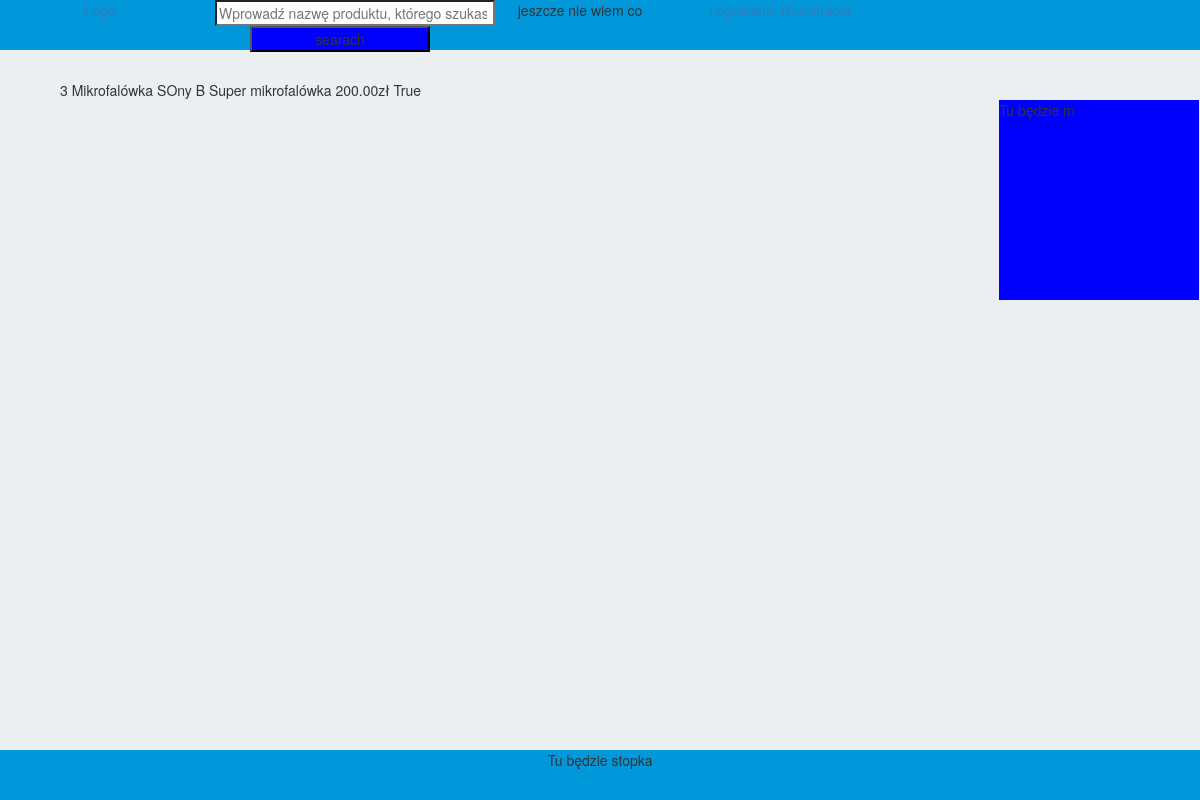
/products/3, run on an earlier commit of the app's database.
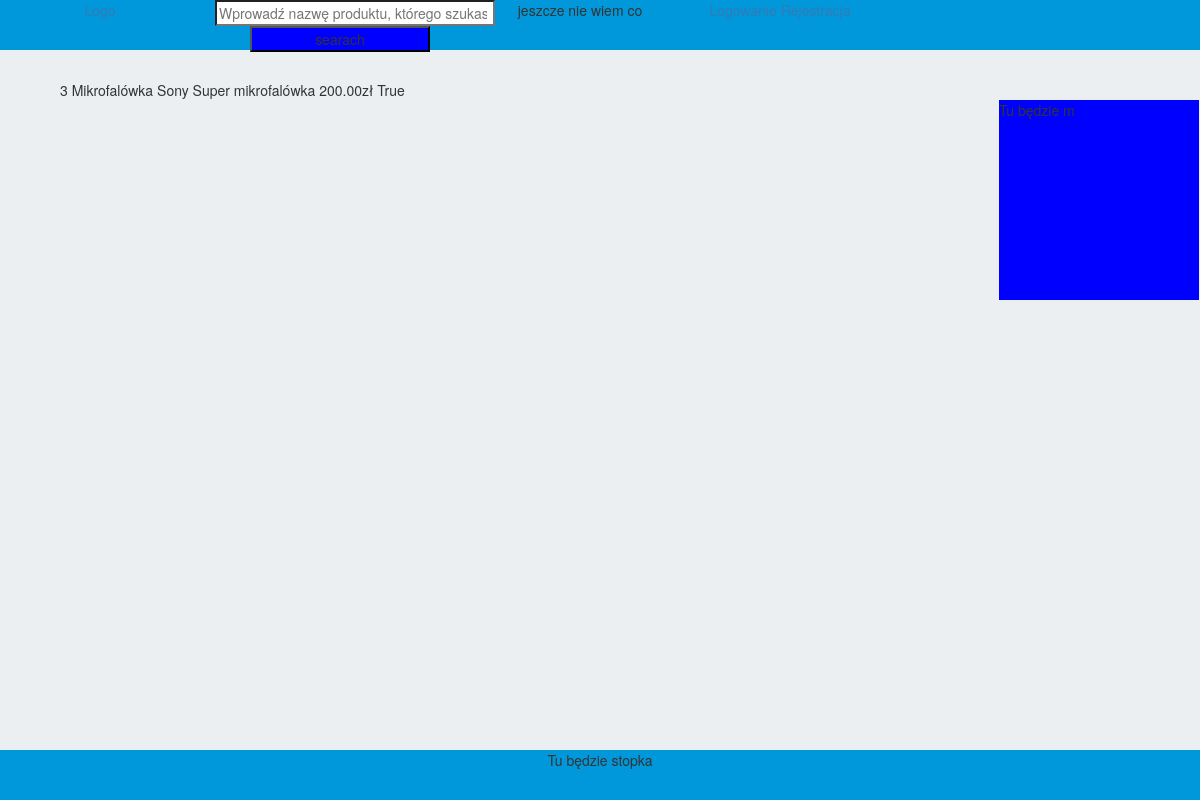
And on a later commit of the database.
### products/models.py (models this page shows, shortened)
class Product(models.Model):
    name = models.CharField(max_length=200, verbose_name='Nazwa produktu')
    description = models.CharField(max_length=4000, verbose_name='Opis', blank=True, null=True)
    product_category = models.ForeignKey(Category, on_delete=models.SET_NULL, null=True, blank=True, verbose_name='Kategoria produktu')
    price = models.DecimalField(decimal_places=2, max_digits=10, verbose_name='Cena')
    stock = models.PositiveIntegerField(default=0, verbose_name='Dostępna ilość')
    created = models.DateTimeField(auto_now_add=True)
    update = models.DateTimeField(auto_now=True)
    available = models.BooleanField(default=False)
    seller = models.ForeignKey(Seller, on_delete=models.CASCADE, null=False, blank=False, verbose_name='Sprzedawca')
    class Meta:
        verbose_name = 'Produkt'
        verbose_name_plural = 'Produkty'

### products/views.py (the view)
# urls.py: path('<int:product_id>', views.product_detail, name='product_detail'),
def product_detail(request, product_id):
    namep = get_object_or_404(Product, id = product_id)
    images   = ProductImages.objects.filter(product=product_id)
    return render(request, 'products/productdetails.html', {'price': namep.price,'stock': namep.stock, 'available':namep.available ,'id': product_id, 'productname': namep.name,'description': namep.description, 'images': images})

### products/templates/products/productdetails.html (shortened to what this page needs)
{% extends "base.html" %}
{% block productdetails %}
    {% if productname %}
        {{ id }}
        {{ productname }}
        {{ description }}
        {{ price }}zł
        {{ available }}<br>
    {% endif %}
 {% endblock %}

What changed in the data, as far as the page shows it:
changed Product "Super mikrofalówka": name "Mikrofalówka SOny B" → "Mikrofalówka Sony"
